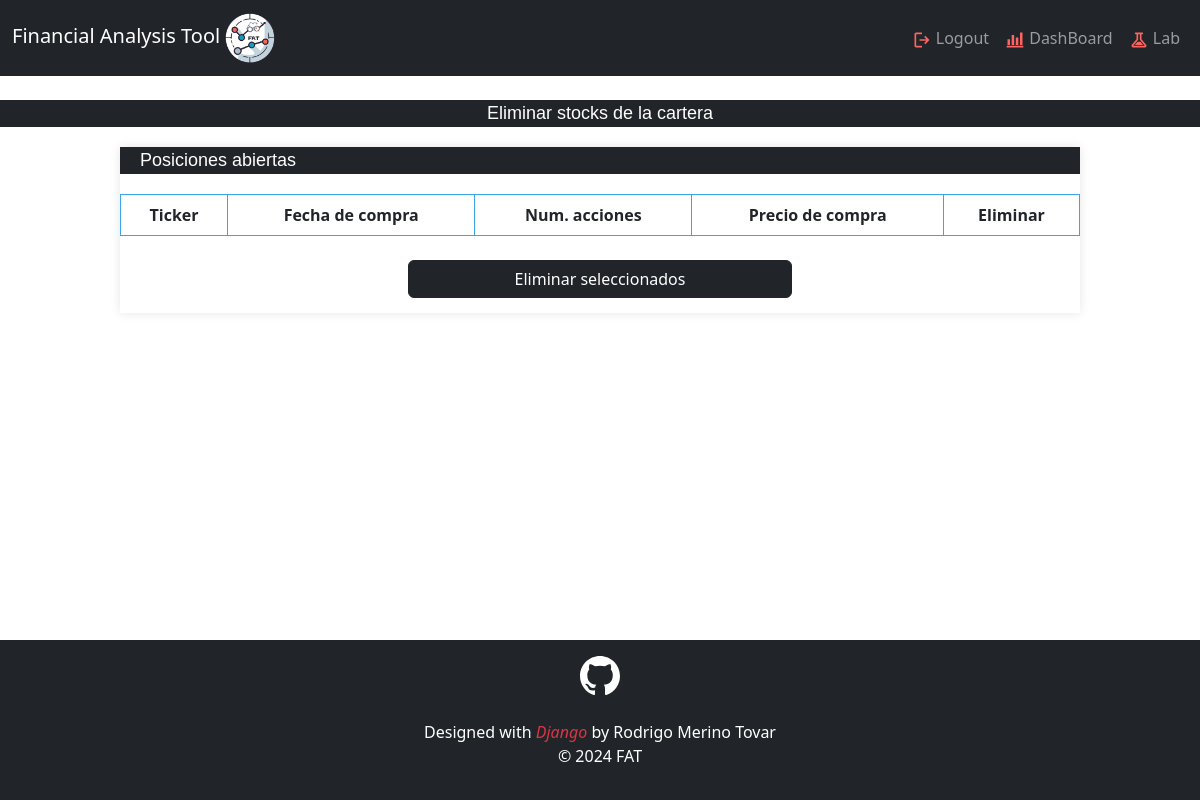
Before: /dashboard/eliminar_compras/ (signed in) with the older database file.
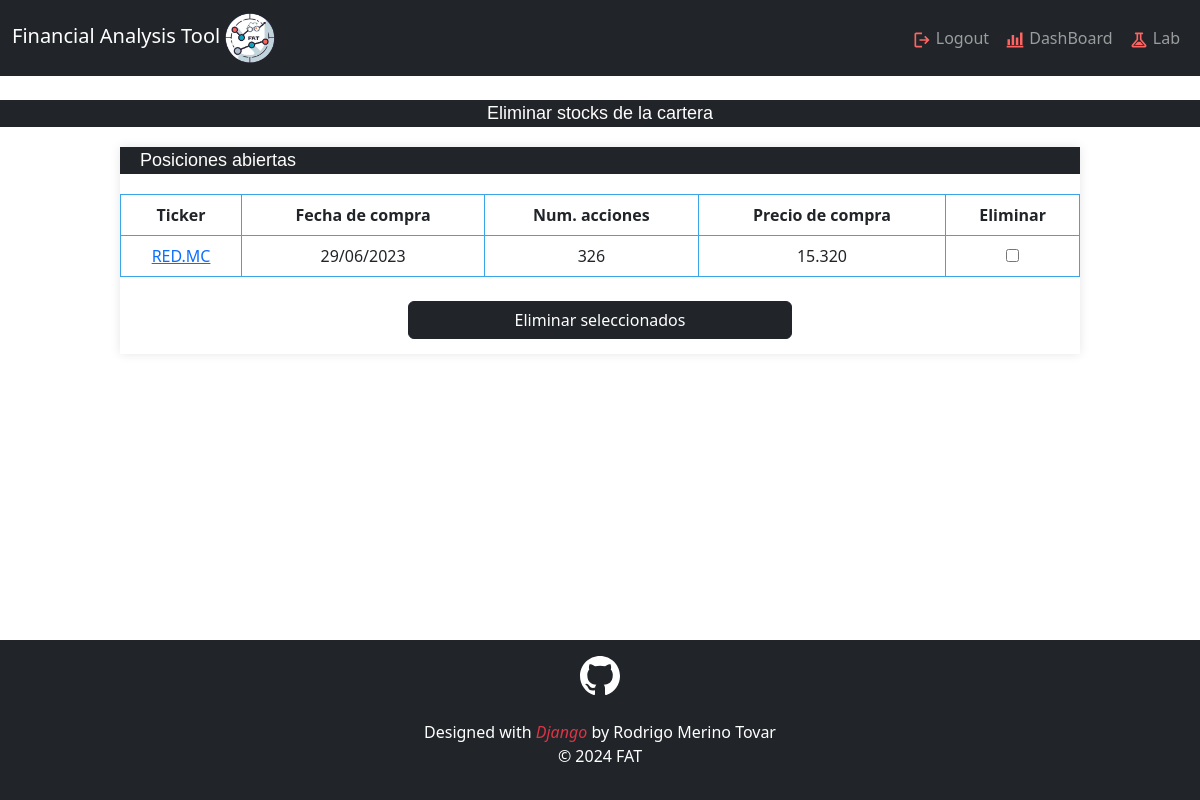
After: the same page with the newer database file.
### DashBoard/models.py (models this page shows, shortened)
class StockComprado(models.Model):
    usuario = models.ForeignKey(User, on_delete=models.CASCADE)
    ticker_bd = models.CharField(max_length=7)
    bd = models.CharField(max_length=10)
    ticker = models.CharField(max_length=7)
    nombre_stock = models.CharField(max_length=255)
    fecha_compra = models.DateTimeField()
    num_acciones = models.PositiveIntegerField()
    precio_compra = models.DecimalField(max_digits=10, decimal_places=4)
    moneda = models.CharField(max_length=4)
    sector = models.CharField(max_length=255)
    objects = models.Manager()
    class Meta:
        constraints = [
            models.CheckConstraint(
                name='valores_bd',
                check=Q(bd__in=['dj30', 'ibex35', 'ftse100']),
            ),
            models.CheckConstraint(
                name='fecha_compra_no_futura',
                check=models.Q(fecha_compra__lte=timezone.now() + timedelta(days=1)),
            ),
        ]

### DashBoard/views.py (the view)
# urls.py: path('dashboard/eliminar_compras/', eliminar_compras, name="eliminar_compras"),
@login_required
def eliminar_compras(request):
    if request.method == "GET":
        compras_usuario = StockComprado.objects.filter(usuario=request.user)
        context = {
            "compras_usuario": compras_usuario,
        }
        return render(request, "eliminar_compras.html", context)
    seleccionados = request.POST.getlist('eliminar_stocks')
    StockComprado.objects.filter(id__in=seleccionados).delete()
    return redirect("dashboard")

### DashBoard/templates/eliminar_compras.html (shortened to what this page needs)
{% extends 'base.html' %}
{% load static %}
{% block content %}
<link rel="stylesheet" type="text/css" href="{% static 'css/estilos_modificar_cartera.css' %}">
<div>
    <br><p class="cabecera">Eliminar stocks de la cartera</p>
</div>
<div class="caja" style="width: 80%;">
    <p class="barra">Posiciones abiertas</p>
    <form method="post" action="{% url 'eliminar_compras' %}" style="text-align: center;">
        <table>
            <thead>
                <tr>
                    <th>Ticker</th>
                    <th>Fecha de compra</th>
                    <th>Num. acciones</th>
                    <th>Precio de compra</th>
                    <th>Eliminar</th>
                </tr>
            </thead>
            <tbody>
                {% for stock_comprado in compras_usuario %}
                    <tr>
                        <td><a title="{{ stock_comprado.nombre_stock }}" href="/{{ stock_comprado.bd }}/{{ stock_comprado.ticker_bd }}/chart">{{ stock_comprado.ticker }}</a></td>
                        <td>{{ stock_comprado.fecha_compra|date:"d/m/Y" }}</td>
                        <td>{{ stock_comprado.num_acciones }}</td>
                        <td>{{ stock_comprado.precio_compra|floatformat:3 }}</td>
                        <td><input type="checkbox" name="eliminar_stocks" value="{{ stock_comprado.id }}"></td>
                    </tr>
                {% endfor %}
            </tbody>
        </table>
        <br>
        <button type="submit" class="btn btn-dark" style="width: 40%; margin-bottom: 15px;">Eliminar seleccionados</button>
    </form>
</div>
{% endblock %}

### Analysis/templates/base.html (shortened to what this page needs)
<!DOCTYPE html>
{% load static %}
<html lang="en">
<head>
    <link href="https://cdn.jsdelivr.net/npm/bootstrap@5.3.2/dist/css/bootstrap.min.css" rel="stylesheet">
    <link rel="stylesheet" type="text/css" href="https://cdn.datatables.net/1.10.24/css/jquery.dataTables.css">
    <link rel="stylesheet" type="text/css" href="{% static 'css/estilos_base.css' %}">
</head>
<body>
    <nav class="navbar navbar-expand-lg bg-dark navbar-dark">
        <div class="container-fluid">
            <a class="navbar-brand" href="/">
                Financial Analysis Tool
                <img src="{% static 'icons/logo.png' %}" alt="" width="50" height="50" class="d-inline-block align-text-center">
            </a>
            <div class="collapse navbar-collapse" id="navbarNav">
            <ul class="navbar-nav ms-auto">
                {% if user.is_authenticated %}
                <li class="nav-item">
                    <a class="nav-link" href="/logout">
                        <img src="{% static 'icons/logout.svg' %}" alt="LogoutIcon" width="20" height="20"> Logout
                    </a>
                </li>
                <li class="nav-item">
                    <a class="nav-link" href="/dashboard/">
                        <img src="{% static 'icons/dashboard.svg' %}" alt="DashBoardIcon" width="20" height="20"> DashBoard
                    </a>
                </li>
                <li class="nav-item">
                    <a class="nav-link" href="/lab/">
                        <img src="{% static 'icons/lab.svg' %}" alt="ExperimentIcon" width="20" height="20"> Lab
                    </a>
                </li>
                {% endif %}
            </ul>
            </div>
        </div>
    </nav>
    <main>
        {% block content %}
        {% endblock %}
    </main>
    {% block footer %}
    <footer class="footer mt-auto py-3 bg-dark text-white">
    <div class="container text-center">
        <a href="https://github.com/rmt0009alu/FAT">
            <img src="{% static 'icons/github.svg' %}" alt="GitHub Logo" width="40" height="40">
        </a>
        <br><br>
        <p class="mb-0">Designed with <i class="bi bi-heart-fill text-danger">Django</i> by Rodrigo Merino Tovar</p>
        <p>&copy; 2024 FAT</p>
    </div>
    </footer>
    {% endblock %}
</body>
</html>

### static/css/estilos_base.css (style rules this page uses)
body { display: flex; flex-direction: column; min-height: 100vh; margin: 0; }
main { flex: 1; }

### static/css/estilos_modificar_cartera.css (style rules this page uses)
.container { width: 60%; margin: auto; }
.cabecera { background-color: #212428; color: #FFFEFE; font-size: 18px; font-family: 'Arial', sans-serif; text-align: center; }
.caja { margin: 20px auto; overflow: hidden; box-shadow: 0 0 10px rgba(0, 0, 0, 0.1); }
.barra { width: 100%; background-color: #212428; color: #FFFEFE; font-size: 18px; font-family: 'Arial', sans-serif; padding-left: 20px; }
table { width: 100%; border-collapse: collapse; margin-top: 20px; }
th, td { border: 1px solid #3BA5EA; padding: 8px; text-align: center; background-color: white; color: #212428; }

Changed rows visible on the page:
added StockComprado: ticker "RED.MC", fecha_compra "29/06/2023", num_acciones "326", precio_compra "15.320"
